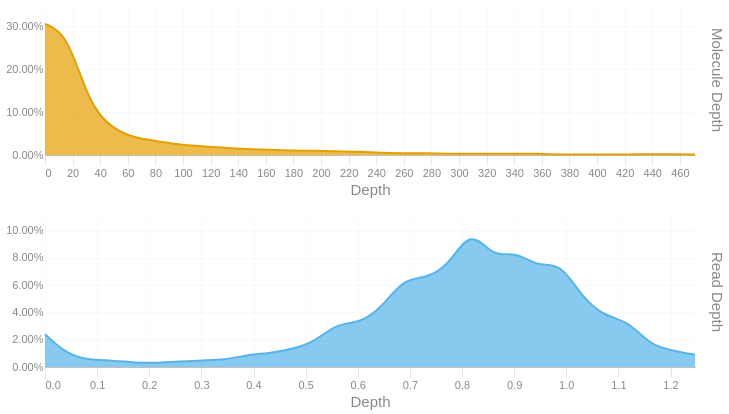

The notebook cell saved with this chart:
### Code cell
readdep = depth_hist(tb['Read Depth'], q99, 3)
readdep = readdep.with_columns(pl.lit('Read Depth').alias('Metric'))
if not SKIPLR:
    moldep = depth_hist(tb['Molecule Depth'], mol_q99, 1)
    moldep = moldep.with_columns(pl.lit('Molecule Depth').alias('Metric'))
    _hist = pl.concat([readdep, moldep])
    _hist = _hist.filter(pl.col('Proportion') != 0)
    with SafeRender(_hist):
        (
            alt.Chart(_hist)        
            .mark_area(interpolate = "basis")
            .encode(
                x=alt.X('Bin:Q').scale(domainMin=0).axis(alt.Axis(title='Depth')),
                y = alt.Y('Proportion:Q', title = None).axis(format = '.2%'),
                color = alt.Color('Metric:N').legend(None),
                row = alt.Row("Metric:N").header(title = None, labelOrient = 'right'),
                tooltip = [
                    alt.Tooltip("Metric:N", title = "Metric"),
                    alt.Tooltip('Interval:N', title = "Depth Interval"),
                    alt.Tooltip('Proportion:Q', title = "% Alignments").format('.2%')
                ]
            )
            .resolve_scale(x='independent', y='independent')
            .properties(
                height = 150, width = 650,
                usermeta={'embedOptions': {'downloadFileName': f'{samplename}.depth.hist'}}
            )
        ).display()
else:
    readdep = readdep.filter(pl.col('Proportion') != 0)
    with SafeRender(readdep):
        (
            alt.Chart(readdep)        
            .mark_area(interpolate = "basis")
            .encode(
                x=alt.X('Bin:Q').scale(domainMin=0).axis(alt.Axis(title='Depth')),
                y = alt.Y('Proportion:Q', title = None).axis(format = '.2%'),
                tooltip = [
                    alt.Tooltip('Interval:N', title = "Depth Interval"),
                    alt.Tooltip('Proportion:Q', title = "% Alignments").format('.2%')
                ]
            )
            .properties(
                usermeta={'embedOptions': {'downloadFileName': f'{samplename}.depth.hist'}}
            )
        ).display()

### Figure 1 — Vega-Lite specification as saved in the notebook (floating-point values rounded to 4 significant figures)
{"width": 650, "height": 150, "config": {"title": {"anchor": "start", "dy": -15, "fontSize": 18, "color": "#888888", "subtitleColor": "#888888", "subtitleFontSize": 14}, "arc": {"fill": "#0072B2"}, "axis": {"domainColor": "#888888", "domainWidth": 0.5, "gridWidth": 0.2, "grid": false, "titleFontWeight": 400, "titleFontSize": 15, "labelFontSize": 11, "labelColor": "#888888", "tickColor": "#888888", "tickWidth": 0.2, "titleColor": "#888888"}, "axisBand": {"grid": false}, "axisX": {"grid": true, "tickSize": 10, "domainCap": "round"}, "axisY": {"domain": false, "grid": true, "tickSize": 0, "domainCap": "round"}, "background": "transparent", "header": {"labelFontSize": 15, "labelColor": "#888888", "titleFontSize": 15, "titleFontWeight": 600, "titleColor": "#888888"}, "legend": {"labelFont": "sans-serif", "labelFontSize": 12, "labelColor": "#888888", "symbolSize": 100, "symbolType": "circle", "titleFontSize": 12, "titlePadding": 10, "titleColor": "#888888", "title": null}, "range": {"category": ["#E69F00", "#56B4E9", "#009E73", "#F0E442", "#0072B2", "#D55E00", "#CC79A7", "#000000"], "diverging": ["#cfe8f3", "#a2d4ec", "#73bfe2", "#46abdb", "#1696d2", "#12719e"]}, "area": {"fill": "#0072B2", "fillOpacity": 0.7, "line": true, "strokeOpacity": 0.7}, "line": {"color": "#0072B2", "stroke": "#0072B2", "strokeWidth": 2}, "trail": {"color": "#0072B2", "stroke": "#0072B2", "strokeWidth": 0, "size": 1}, "point": {"filled": true, "fillOpacity": 1.0, "size": 95}, "text": {"color": "#888888", "fontSize": 11, "align": "right", "fontWeight": 400, "size": 11}, "bar": {"fill": "#0072B2", "stroke": null}, "view": {"stroke": null, "continuousWidth": 660, "continuousHeight": 400}}, "data": {"name": "data-75cf1213bf5b0141e49a2e1fcaf9b8e0"}, "mark": {"type": "area", "interpolate": "basis"}, "encoding": {"color": {"field": "Metric", "legend": null, "type": "nominal"}, "row": {"field": "Metric", "header": {"title": null, "labelOrient": "right"}, "type": "nominal"}, "tooltip": [{"field": "Metric", "title": "Metric", "type": "nominal"}, {"field": "Interval", "title": "Depth Interval", "type": "nominal"}, {"field": "Proportion", "format": ".2%", "title": "% Alignments", "type": "quantitative"}], "x": {"axis": {"title": "Depth"}, "field": "Bin", "scale": {"domainMin": 0}, "type": "quantitative"}, "y": {"axis": {"format": ".2%"}, "field": "Proportion", "title": null, "type": "quantitative"}}, "resolve": {"scale": {"x": "independent", "y": "independent"}}, "usermeta": {"embedOptions": {"downloadFileName": "S3_Waccamaw_1718.depth.hist"}}, "$schema": "https://vega.github.io/schema/vega-lite/v6.1.0.json", "datasets": {"data-75cf1213bf5b0141e49a2e1fcaf9b8e0": [{"Bin": 0.0, "Interval": "0.0-0.043", "Proportion": 0.024, "Metric": "Read Depth"}, {"Bin": 0.043, "Interval": "0.043-0.086", "Proportion": 0.009, "Metric": "Read Depth"}, {"Bin": 0.086, "Interval": "0.086-0.129", "Proportion": 0.005, "Metric": "Read Depth"}, {"Bin": 0.129, "Interval": "0.129-0.172", "Proportion": 0.005, "Metric": "Read Depth"}, {"Bin": 0.172, "Interval": "0.172-0.215", "Proportion": 0.003, "Metric": "Read Depth"}, {"Bin": 0.215, "Interval": "0.215-0.258", "Proportion": 0.003, "Metric": "Read Depth"}, {"Bin": 0.258, "Interval": "0.258-0.301", "Proportion": 0.004, "Metric": "Read Depth"}, {"Bin": 0.301, "Interval": "0.301-0.344", "Proportion": 0.005, "Metric": "Read Depth"}, {"Bin": 0.344, "Interval": "0.344-0.387", "Proportion": 0.005, "Metric": "Read Depth"}, {"Bin": 0.387, "Interval": "0.387-0.43", "Proportion": 0.009, "Metric": "Read Depth"}, {"Bin": 0.43, "Interval": "0.43-0.473", "Proportion": 0.01, "Metric": "Read Depth"}, {"Bin": 0.473, "Interval": "0.473-0.516", "Proportion": 0.013, "Metric": "Read Depth"}, {"Bin": 0.516, "Interval": "0.516-0.559", "Proportion": 0.018, "Metric": "Read Depth"}, {"Bin": 0.559, "Interval": "0.559-0.602", "Proportion": 0.032, "Metric": "Read Depth"}, {"Bin": 0.602, "Interval": "0.602-0.645", "Proportion": 0.032, "Metric": "Read Depth"}, {"Bin": 0.645, "Interval": "0.645-0.688", "Proportion": 0.043, "Metric": "Read Depth"}, {"Bin": 0.688, "Interval": "0.688-0.731", "Proportion": 0.065, "Metric": "Read Depth"}, {"Bin": 0.731, "Interval": "0.731-0.774", "Proportion": 0.065, "Metric": "Read Depth"}, {"Bin": 0.774, "Interval": "0.774-0.817", "Proportion": 0.074, "Metric": "Read Depth"}, {"Bin": 0.817, "Interval": "0.817-0.86", "Proportion": 0.102, "Metric": "Read Depth"}, {"Bin": 0.86, "Interval": "0.86-0.903", "Proportion": 0.08, "Metric": "Read Depth"}, {"Bin": 0.903, "Interval": "0.903-0.946", "Proportion": 0.085, "Metric": "Read Depth"}, {"Bin": 0.946, "Interval": "0.946-0.989", "Proportion": 0.073, "Metric": "Read Depth"}, {"Bin": 0.989, "Interval": "0.989-1.032", "Proportion": 0.077, "Metric": "Read Depth"}, {"Bin": 1.032, "Interval": "1.032-1.075", "Proportion": 0.05, "Metric": "Read Depth"}, {"Bin": 1.075, "Interval": "1.075-1.118", "Proportion": 0.037, "Metric": "Read Depth"}, {"Bin": 1.118, "Interval": "1.118-1.161", "Proportion": 0.034, "Metric": "Read Depth"}, {"Bin": 1.161, "Interval": "1.161-1.204", "Proportion": 0.016, "Metric": "Read Depth"}, {"Bin": 1.204, "Interval": "1.204-1.247", "Proportion": 0.012, "Metric": "Read Depth"}, {"Bin": 1.247, "Interval": "1.247-1.29", "Proportion": 0.009, "Metric": "Read Depth"}, {"Bin": 0.0, "Interval": "0.0-16.2", "Proportion": 0.306, "Metric": "Molecule Depth"}, {"Bin": 16.2, "Interval": "16.2-32.5", "Proportion": 0.284, "Metric": "Molecule Depth"}, {"Bin": 32.5, "Interval": "32.5-48.7", "Proportion": 0.114, "Metric": "Molecule Depth"}, {"Bin": 48.7, "Interval": "48.7-65.0", "Proportion": 0.062, "Metric": "Molecule Depth"}, {"Bin": 65.0, "Interval": "65.0-81.2", "Proportion": 0.039, "Metric": "Molecule Depth"}, {"Bin": 81.2, "Interval": "81.2-97.4", "Proportion": 0.033, "Metric": "Molecule Depth"}, {"Bin": 97.4, "Interval": "97.4-113.7", "Proportion": 0.023, "Metric": "Molecule Depth"}, {"Bin": 113.7, "Interval": "113.7-129.9", "Proportion": 0.021, "Metric": "Molecule Depth"}, {"Bin": 129.9, "Interval": "129.9-146.2", "Proportion": 0.017, "Metric": "Molecule Depth"}, {"Bin": 146.2, "Interval": "146.2-162.4", "Proportion": 0.014, "Metric": "Molecule Depth"}, {"Bin": 162.4, "Interval": "162.4-178.7", "Proportion": 0.012, "Metric": "Molecule Depth"}, {"Bin": 178.7, "Interval": "178.7-194.9", "Proportion": 0.01, "Metric": "Molecule Depth"}, {"Bin": 194.9, "Interval": "194.9-211.1", "Proportion": 0.01, "Metric": "Molecule Depth"}, {"Bin": 211.1, "Interval": "211.1-227.4", "Proportion": 0.009, "Metric": "Molecule Depth"}, {"Bin": 227.4, "Interval": "227.4-243.6", "Proportion": 0.008, "Metric": "Molecule Depth"}, {"Bin": 243.6, "Interval": "243.6-259.9", "Proportion": 0.005, "Metric": "Molecule Depth"}, {"Bin": 259.9, "Interval": "259.9-276.1", "Proportion": 0.004, "Metric": "Molecule Depth"}, {"Bin": 276.1, "Interval": "276.1-292.4", "Proportion": 0.004, "Metric": "Molecule Depth"}, {"Bin": 292.4, "Interval": "292.4-308.6", "Proportion": 0.003, "Metric": "Molecule Depth"}, {"Bin": 308.6, "Interval": "308.6-324.8", "Proportion": 0.003, "Metric": "Molecule Depth"}, {"Bin": 324.8, "Interval": "324.8-341.1", "Proportion": 0.003, "Metric": "Molecule Depth"}, {"Bin": 341.1, "Interval": "341.1-357.3", "Proportion": 0.003, "Metric": "Molecule Depth"}, {"Bin": 357.3, "Interval": "357.3-373.6", "Proportion": 0.003, "Metric": "Molecule Depth"}, {"Bin": 373.6, "Interval": "373.6-389.8", "Proportion": 0.001, "Metric": "Molecule Depth"}, {"Bin": 389.8, "Interval": "389.8-406.0", "Proportion": 0.001, "Metric": "Molecule Depth"}, {"Bin": 406.0, "Interval": "406.0-422.3", "Proportion": 0.001, "Metric": "Molecule Depth"}, {"Bin": 422.3, "Interval": "422.3-438.5", "Proportion": 0.001, "Metric": "Molecule Depth"}, {"Bin": 438.5, "Interval": "438.5-454.8", "Proportion": 0.002, "Metric": "Molecule Depth"}, {"Bin": 454.8, "Interval": "454.8-471.0", "Proportion": 0.002, "Metric": "Molecule Depth"}, {"Bin": 471.0, "Interval": "471.0-487.25", "Proportion": 0.001, "Metric": "Molecule Depth"}]}}
